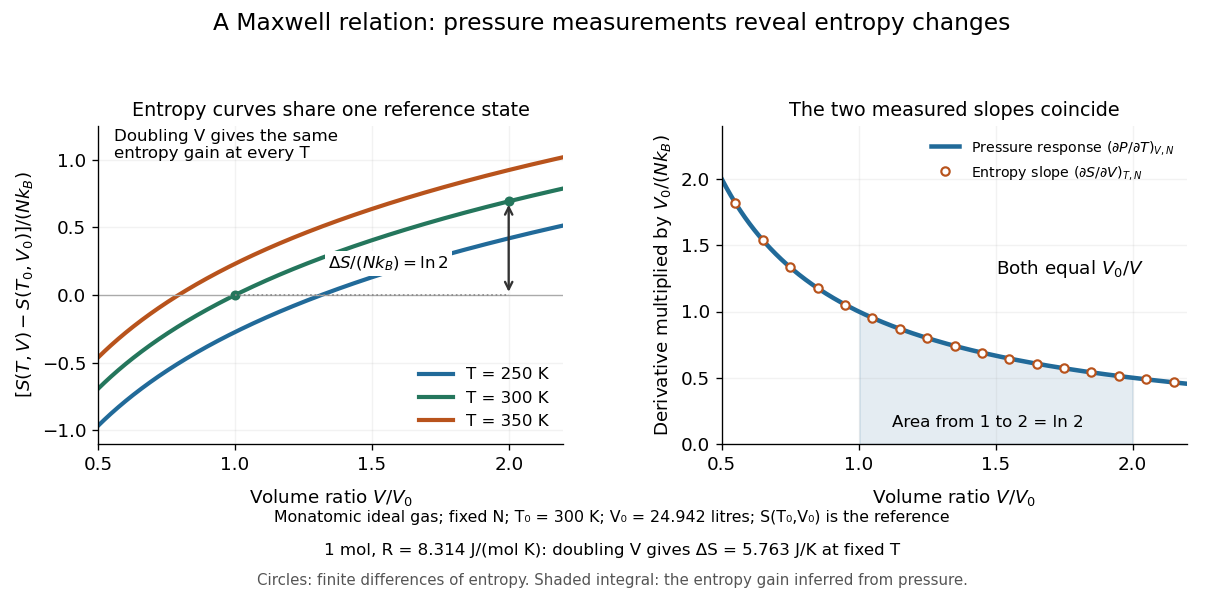

Here is the Python script that generated this plot:
"""Visualize a Maxwell relation with entropy curves and derivative checks.

Tested with Python 3.14.4, NumPy 2.3.5, Matplotlib 3.10.7.
Make discovers this root generator; the PNG basename is written to cwd.
All entropy values refer to the same stipulated ideal-gas reference state.
"""

from pathlib import Path

import matplotlib.pyplot as plt
import numpy as np


def main():
    a = 8.314  # Nk_B = nR, J/K, for a stipulated one-mole sample.
    t0, p0 = 300.0, 100_000.0  # K, Pa
    cv, v0 = 1.5 * a, a * t0 / p0
    ratios = np.linspace(0.5, 2.2, 501)
    volumes = ratios * v0

    def entropy(t, v):
        return cv * np.log(t / t0) + a * np.log(v / v0)

    def pressure(t, v):
        return a * t / v

    volume_step, temperature_step = v0 * 1e-5, 0.01
    sample_ratios = np.linspace(0.55, 2.15, 17)
    sample_volumes = sample_ratios * v0
    for temperature in [250.0, 300.0, 350.0]:
        ds_dv = (entropy(temperature, sample_volumes + volume_step)
                 - entropy(temperature, sample_volumes - volume_step)) / (2 * volume_step)
        dp_dt = (pressure(temperature + temperature_step, sample_volumes)
                 - pressure(temperature - temperature_step, sample_volumes)) / (2 * temperature_step)
        # Units on both sides: J/(K m³) = Pa/K.
        assert np.allclose(ds_dv, dp_dt, rtol=1e-8, atol=0)
        assert np.allclose(ds_dv * v0 / a, 1 / sample_ratios, rtol=1e-8)
    integrated_volumes = np.linspace(v0, 2 * v0, 10_001)
    pressure_response = (pressure(t0 + temperature_step, integrated_volumes)
                         - pressure(t0 - temperature_step, integrated_volumes)) / (2 * temperature_step)
    delta_s = np.trapezoid(pressure_response, integrated_volumes)
    assert np.isclose(delta_s, entropy(t0, 2 * v0) - entropy(t0, v0), rtol=1e-8)
    assert np.isclose(delta_s, a * np.log(2), rtol=1e-8)
    assert np.isclose(t0 * delta_s, a * t0 * np.log(2), rtol=1e-8)

    plt.rcParams.update({"font.size": 11, "figure.facecolor": "white",
                         "axes.facecolor": "white", "savefig.facecolor": "white",
                         "axes.spines.top": False, "axes.spines.right": False})
    fig, (entropy_ax, slope_ax) = plt.subplots(1, 2, figsize=(10.2, 5.0), dpi=120)
    fig.subplots_adjust(left=0.08, right=0.97, bottom=0.26, top=0.79, wspace=0.34)
    fig.suptitle("A Maxwell relation: pressure measurements reveal entropy changes", fontsize=14)
    for temperature, color in [(250, "#216a99"), (300, "#24765c"), (350, "#b8531c")]:
        entropy_ax.plot(ratios, entropy(temperature, volumes) / a, color=color,
                        lw=2.5, label=f"T = {temperature} K")
    entropy_ax.set_title("Entropy curves share one reference state", fontsize=11.5)
    entropy_ax.set_ylabel(r"$[S(T,V)-S(T_0,V_0)]/(Nk_B)$")
    entropy_ax.axhline(0, color="#aaaaaa", lw=0.8)
    entropy_ax.legend(frameon=False, loc="lower right", fontsize=10)
    entropy_ax.set_ylim(-1.1, 1.25)
    entropy_ax.plot([1, 2], [0, np.log(2)], "o", ms=5, color="#24765c")
    entropy_ax.annotate("", xy=(2, np.log(2)), xytext=(2, 0),
                        arrowprops={"arrowstyle": "<->", "color": "#333333", "lw": 1.4})
    entropy_ax.plot([1, 2], [0, 0], color="#888888", ls=":", lw=1)
    entropy_ax.text(1.34, 0.20, r"$\Delta S/(Nk_B)=\ln 2$", fontsize=10,
                    bbox={"facecolor": "white", "edgecolor": "none", "pad": 2})
    entropy_ax.text(0.56, 1.01, "Doubling V gives the same\nentropy gain at every T", fontsize=10)

    slope_ax.plot(ratios, 1 / ratios, color="#216a99", lw=2.7,
                  label=r"Pressure response $(\partial P/\partial T)_{V,N}$")
    slope_ax.plot(sample_ratios, ds_dv * v0 / a, "o", ms=5, mfc="white",
                  mec="#b8531c", mew=1.3,
                  label=r"Entropy slope $(\partial S/\partial V)_{T,N}$")
    slope_ax.set_title("The two measured slopes coincide", fontsize=11.5)
    slope_ax.set_ylabel(r"Derivative multiplied by $V_0/(Nk_B)$")
    slope_ax.set_ylim(0, 2.4)
    slope_ax.legend(frameon=False, loc="upper right", fontsize=8.5)
    slope_ax.text(1.50, 1.28, r"Both equal $V_0/V$", fontsize=11)
    slope_ax.fill_between(ratios, 0, 1 / ratios, where=(ratios >= 1) & (ratios <= 2),
                          color="#216a99", alpha=0.12)
    slope_ax.text(1.12, 0.13, "Area from 1 to 2 = ln 2", fontsize=10)
    for ax in [entropy_ax, slope_ax]:
        ax.set_xlim(0.5, 2.2)
        ax.set_xticks([0.5, 1, 1.5, 2])
        ax.set_xlabel(r"Volume ratio $V/V_0$", labelpad=8)
        ax.grid(alpha=0.16)
    fig.text(0.5, 0.13, "Monatomic ideal gas; fixed N; T₀ = 300 K; V₀ = 24.942 litres; S(T₀,V₀) is the reference",
             ha="center", fontsize=9.5)
    fig.text(0.5, 0.075, "1 mol, R = 8.314 J/(mol K): doubling V gives ΔS = 5.763 J/K at fixed T",
             ha="center", fontsize=10)
    fig.text(0.5, 0.025, "Circles: finite differences of entropy. Shaded integral: the entropy gain inferred from pressure.",
             ha="center", fontsize=9, color="#555555")
    fig.savefig(Path(__file__).with_suffix(".png").name, transparent=False)
    plt.close(fig)
    print(f"Maxwell slopes agree; integrated ΔS={delta_s:.6f} J/K; "
          f"reversible isothermal Q at 300 K={t0 * delta_s:.2f} J")


if __name__ == "__main__":
    main()
